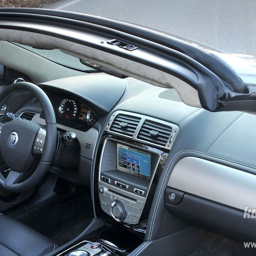
#> input picture Assets/rq2/qualitative_samples/llamagen/ILSVRC2012_val_00009569/0_original.png, 256 x 256 px, found by its file name
$ python rebuild_review_figures.py
#> lines starting #> are read from the running program, lines starting #| are printed output that depends on the picture
"""Regenerate revised thesis plots from archived aggregate measurements."""
from pathlib import Path
import matplotlib
matplotlib.use('Agg')
import matplotlib.pyplot as plt
import pandas as pd
import numpy as np
from PIL import Image

ROOT = Path(__file__).resolve().parents[1]
OUT = ROOT / 'Images'
plt.rcParams.update({'font.size': 10, 'axes.spines.top': False,
                     'axes.spines.right': False, 'savefig.dpi': 220})
MODES = ['closest', 'orthogonal', 'random_uniform', 'farthest']
NAMES = ['Closest', 'Orthogonal', 'Random', 'Farthest']
MODELS = ['llamagen', 'vqgan']
TITLES = ['LlamaGen', 'VQGAN']
MODEL_COLORS = ['#2F70A2', '#BF5934']
COLORS = ['#0072B2', '#009E73', '#E69F00', '#CC79A7']

def save(fig, name):
    fig.savefig(OUT / name, bbox_inches='tight')
    plt.close(fig)

# Reuse paired clean reconstructions archived for the robustness experiment to
# replace the original fish-only reconstruction montage with varied examples.
sample_ids = [
    'ILSVRC2012_val_00025815',
    'ILSVRC2012_val_00009569',
    'ILSVRC2012_val_00041991',
]
fig, axes = plt.subplots(len(sample_ids), 3, figsize=(7.5, 7.5), layout='constrained')
for row, sample_id in enumerate(sample_ids):
    base = ROOT / 'Assets/rq2/qualitative_samples'
    paths = [
        base / 'llamagen' / sample_id / '0_original.png',
        base / 'vqgan' / sample_id / '1_recon_clean.png',
        base / 'llamagen' / sample_id / '1_recon_clean.png',
    ]
    for col, path in enumerate(paths):
        axes[row, col].imshow(Image.open(path).convert('RGB'))
        axes[row, col].axis('off')
for ax, title in zip(axes[0], ['Original', 'VQGAN', 'LlamaGen']):
    ax.set_title(title)
#> this loop made 3 passes
#> title on passes 1 to 3: 'Original', 'VQGAN', 'LlamaGen'
save(fig, 'ch04_fig_reconstruction_triplets.png')
#> in save, `fig.savefig(OUT / name, bbox_inches='tight')`:
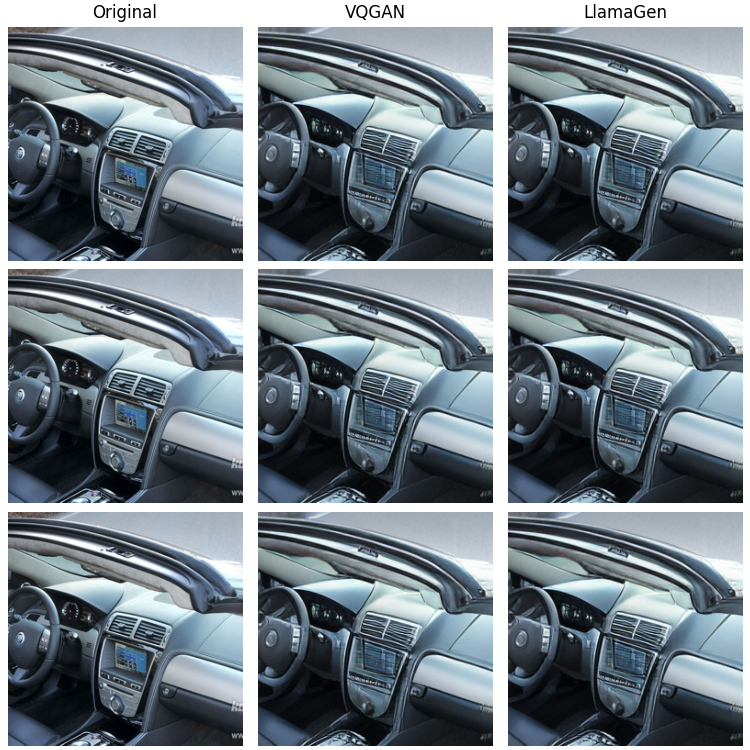
#> figure drawn by matplotlib, 9 panels

for model in MODELS:
    fig, axes = plt.subplots(4, 4, figsize=(8, 8.7), layout='constrained')
    for sample_index, sample_id in enumerate(sample_ids[:2]):
        base = ROOT / 'Assets/rq2/qualitative_samples' / model / sample_id
        for row_offset, files in enumerate([
            ['0_original.png', '2_input_noise_low.png', '4_input_noise_mid.png', '6_input_noise_high.png'],
            ['1_recon_clean.png', '3_recon_noise_low.png', '5_recon_noise_mid.png', '7_recon_noise_high.png'],
        ]):
            row = 2 * sample_index + row_offset
            for col, filename in enumerate(files):
                ax = axes[row, col]
                ax.imshow(Image.open(base / filename).convert('RGB'))
                ax.set(xticks=[], yticks=[])
                for spine in ax.spines.values():
                    spine.set_visible(False)
#> (the run stopped early here; a loop or call above may not have finished)
